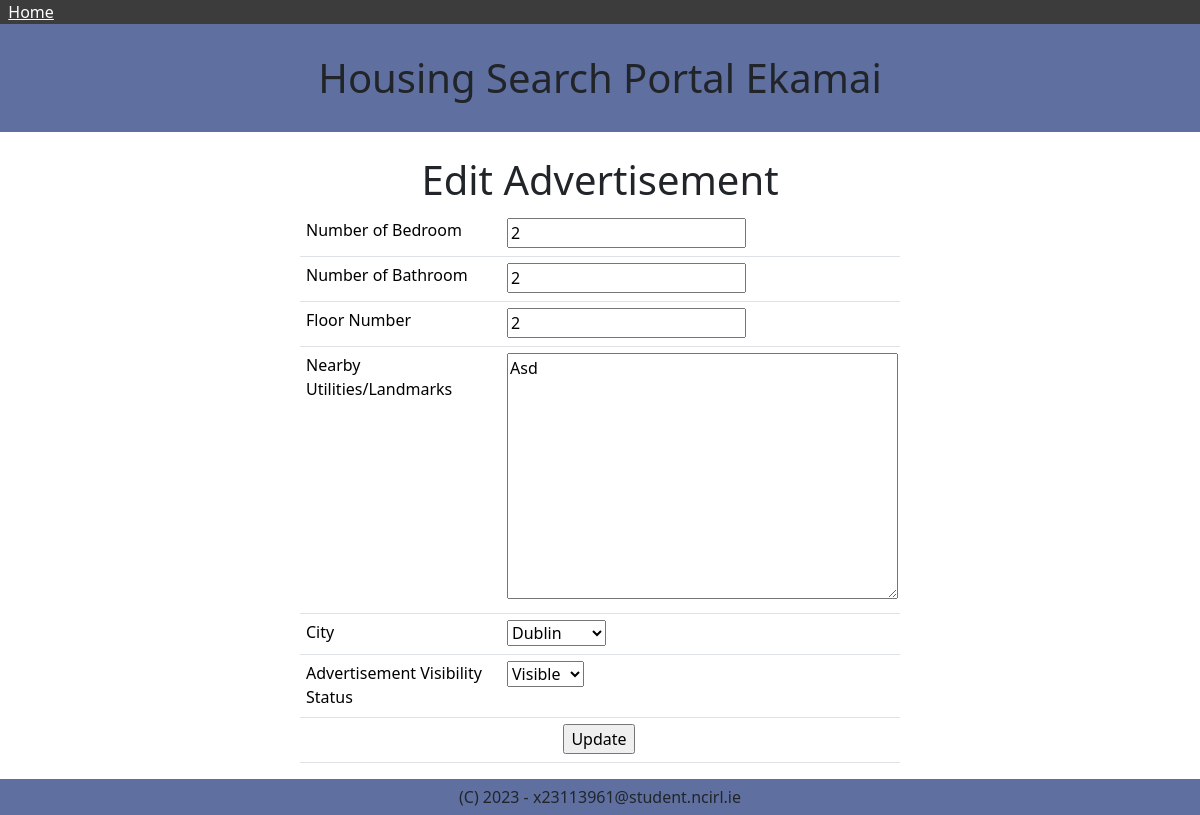
The page /houseadvertisement/1 on the database its author committed.
### housingapp/models.py (models this page shows)
class HouseAdvertisement(models.Model):
    number_of_bedroom = models.IntegerField()
    number_of_bathroom = models.IntegerField()
    floor_number = models.IntegerField()
    nearby_utilities_landmarks = models.CharField(max_length=500)
    user = models.ForeignKey(User,on_delete=models.CASCADE)
    city = models.ForeignKey(City,on_delete=models.CASCADE)
    advertisement_visibility = models.IntegerField(choices=advertisement_visibility)

### housingapp/views.py (the view, shortened to what this page needs)
# urls.py: path('houseadvertisement/<int:houseadvertisement_id>', views.houseadvertisement_existing, name='houseadvertisement_existing'),
def houseadvertisement_existing(request, houseadvertisement_id):
    if request.method == 'GET':
        try:
            houseadvertisement = HouseAdvertisement.objects.get(pk=houseadvertisement_id)
            form = HouseAdvertisementForm(instance=houseadvertisement)
        except HouseAdvertisement.DoesNotExist:
            raise Http404("House Advertisement does not exist")
        context = {'form': form, 'id': houseadvertisement_id}
        return render(request, 'housingapp/houseadvertisement.html', context)

### housingapp/forms.py
class HouseAdvertisementForm(ModelForm):
    class Meta:
        model = HouseAdvertisement
        exclude = ["user"]
        widgets = {
            'nearby_utilities_landmarks': forms.Textarea()
            }

### housingapp/models.py (called while the page is built)
    def __str__(self):
        return self.name

### housingapp/templates/housingapp/houseadvertisement.html (shortened to what this page needs)
{% extends "housingapp/base_generic.html" %}
{% block content %}
    <div class="center-div">
        <h1>
            {% if not view %}
                {% if id %}
                    Edit Advertisement
                {% else %}
                    Add Advertisement
                {% endif %}
            {% else %}
                Advertisement
            {% endif %}
        </h1>
        <div class="left-manner-div">
            <form action='' method='post'>
                <table class="table">
                    {% if not view %}
                        <tr>
                            <td>Number of Bedroom</td>
                            <td>{{ form.number_of_bedroom }}</td>
                        </tr>
                        <tr>
                            <td>Number of Bathroom</td>
                            <td>{{ form.number_of_bathroom }}</td>
                        </tr>
                        <tr>
                            <td>Floor Number</td>
                            <td>{{ form.floor_number }}</td>
                        </tr>
                        <tr>
                            <td>Nearby Utilities/Landmarks</td>
                            <td>{{ form.nearby_utilities_landmarks }}</td>
                        </tr>
                        <tr>
                            <td>City</td>
                            <td>{{ form.city }}</td>
                        </tr>
                    {% endif %}
                    {% if not view %}
                        <tr>
                            <td>Advertisement Visibility Status</td>
                            <td>{{ form.advertisement_visibility }}</td>
                        </tr>
                        <tr>
                            <td colspan='2' style='text-align: center;'>
                                {% if id %}
                                    <input type="submit" value="Update">
                                {% else %}
                                    <input type="submit" value="Save">
                                {% endif %}
                            </td>
                        </tr>
                    {% endif %}
                </table>
            </form>
        </div>
    </div>
{% endblock content %}

### housingapp/templates/housingapp/houseadvertisement.html (style rules this page uses)
.center-div { text-align: center; padding-top: 2%; }
.left-manner-div { margin: 0 auto; width: 50%; text-align: left; }
.table td { padding-left: 1%; padding-top: 1%; text-align: left; }

### rows shown on the page
HouseAdvertisement: number_of_bedroom "2", number_of_bathroom "2", floor_number "2", nearby_utilities_landmarks "Asd", city "Dublin", advertisement_visibility "Visible"
